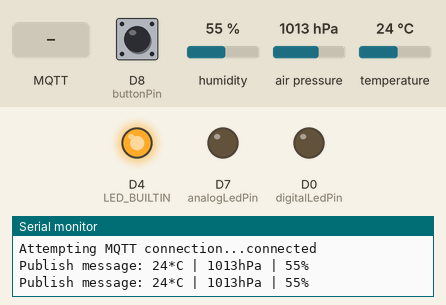
Recording of a sketch running on a simulated ESP8266 (NodeMCU). Shown: output pins drawn as LEDs (lit = HIGH, except the on-board LED, lit = LOW), the last lines printed to the serial monitor. The test bench sets the inputs (shaded band); at power-on: humidity 55 %, temperature 24 °C, D8 (buttonPin) LOW, air pressure 1013 hPa. WiFi joins after 1.5 s; servers stay silent unless stated; random numbers use the default seed unless the sketch sets one; no MQTT or app messages arrive unless stated.

Above: at 2.7 s.
2.8 s: MQTT message "true" arrives on the first subscribed topic
At 4.5 s:
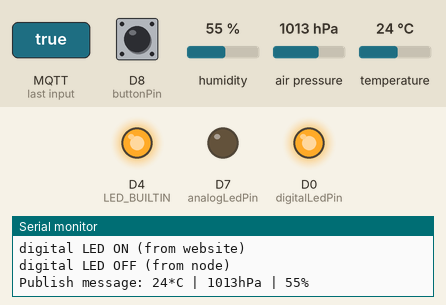
5.0 s: MQTT message "1" arrives on the second subscribed topic
At 6.1 s:
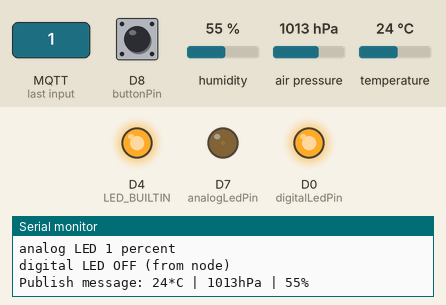
7.0 s: MQTT message "topic/digitalLed" arrives on the first subscribed topic
At 8.7 s:
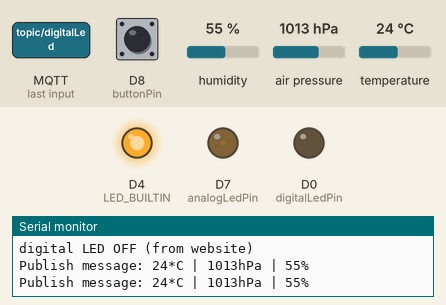
9.0 s: MQTT message "true" arrives on the third subscribed topic
At 10.5 s:
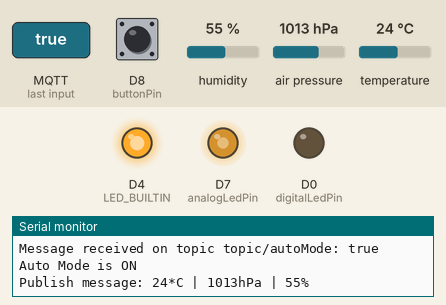
11.0 s: humidity set to 68 %
At 12.1 s:
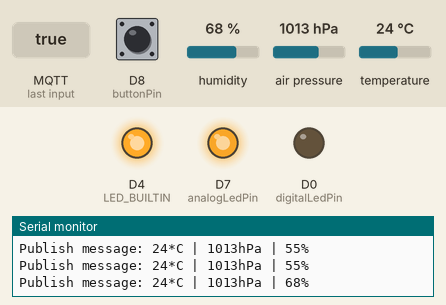
13.0 s: temperature set to 29.3 °C
14.7 s: temperature set to 30.7 °C
At 16.5 s:
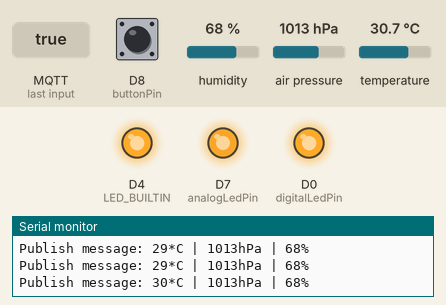
Timing chart, 0 to 18.0 s (numbered marks = the images above; inputs shaded):
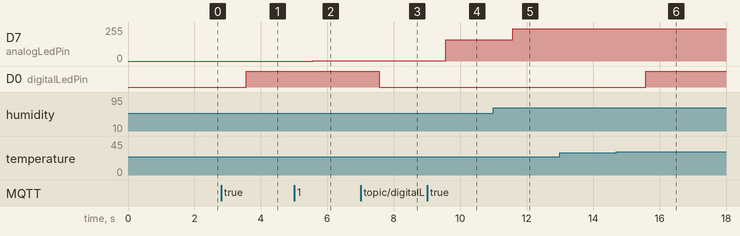

The sketch:

modul5_esp8266.ino
```cpp
//=========LIBRARIES==============================
//========ESP8266 and MQTT Library================
#include <ESP8266WiFi.h>
#include <PubSubClient.h>
//==========Sensor Library=======================
#include <Wire.h>
#include <SPI.h>
#include <Adafruit_Sensor.h>
#include <Adafruit_BME280.h>
//=========VARIABLES=========================
//==========MQTT variables=====================
// Update these with values suitable for your network.
const char* ssid = "Andromax-M3Z-E016";
const char* password = "30807993";
const char* mqtt_server = "192.168.0.101";

WiFiClient espClient;
PubSubClient client(espClient);

long lastMsg = 0;
String msg, msgtopic;
char msg1[50];
char msg2[50];
char msg3[50];
int temperature, pressure, humidity;
//============Sensor variables===============
#define BME_SCK 13
#define BME_MISO 12
#define BME_MOSI 11
#define BME_CS 10

#define SEALEVELPRESSURE_HPA (1013.25)

Adafruit_BME280 bme; // I2C
//============Pin variables=============
const int digitalLedPin = D0;
const int buttonPin = D8;
const int analogLedPin = 13;
//===========Another variables===========
bool digitalLed_ = 0;
int analogLed_;
bool isAuto;
int digitalLedThreshold = 30, minAnalogLedThreshold = 30, maxAnalogLedThreshold = 70;
//=========FUNCTION===================
//========MQTT Function===============
void setup_wifi() {
  // We start by connecting to a WiFi network
  Serial.println();
  Serial.print("Connecting to ");
  Serial.println(ssid);

  WiFi.begin(ssid, password);

  // Waiting until connected
  while (WiFi.status() != WL_CONNECTED) {
    delay(500);
    Serial.print(".");
  }
  randomSeed(micros());

  Serial.println("");
  Serial.println("WiFi connected");
  Serial.println("IP address: ");
  Serial.println(WiFi.localIP());
}

void callback(char* topic, byte* payload, unsigned int length) {
  Serial.print("Message received on topic ");
  Serial.print(topic);
  Serial.print(": ");
  msgtopic = String((char*)topic);
  msg = "";
  for (int i = 0; i < length; i++) { // Concat payload char to string (msg)
    msg += (char)payload[i];
  }
  Serial.println(msg);
  if(msgtopic == "topic/digitalLed"){ // If LED button from website toggled
    if(msg == "true"){
      digitalLed_ = 1;
      Serial.println("digital LED ON (from website)");
    }
    else {
      digitalLed_ = 0;
      Serial.println("digital LED OFF (from website)");
    }
  }
  if(msgtopic == "topic/analogLed"){ // If LED slider from website changed
    Serial.println("analog LED "+msg+" percent");
    analogLed_ = msg.toInt();
  }
  if(msgtopic == "topic/autoMode"){ // If auto mode turned on
    if (msg == "true"){
      isAuto = true;
      Serial.println("Auto Mode is ON");
    }
    else{
      isAuto = false;
      Serial.println("Auto Mode is OFF");
    }
  }
  if (msgtopic == "topic/digitalLedThreshold"){ //If digital LED Threshold changed
    digitalLedThreshold = msg.toInt();
  }
  if (msgtopic == "topic/minAnalogLedThreshold"){ // If min analog LED Threshold changed
    minAnalogLedThreshold = msg.toInt();
  }
  if (msgtopic == "topic/maxAnalogLedThreshold"){ // if max LED Threshold changed
    maxAnalogLedThreshold = msg.toInt();
  }
}

void reconnect() {
  // Loop until we're reconnected
  while (!client.connected()) {
    Serial.print("Attempting MQTT connection...");

    // Create a random client ID
    String clientId = "ESP8266Client-";
    clientId += String(random(0xffff), HEX);

    // Attempt to connect
    if (client.connect(clientId.c_str())) {
      Serial.println("connected");
      client.publish("topic/temperature", "0"); // Send first confirmation message if connected
      client.publish("topic/pressure", "0");
      client.publish("topic/humidity", "0");
      client.publish("topic/button", "false");          // Manual digital input from node topic
      client.subscribe("topic/digitalLed");             // Manual digital input from website topic
      client.subscribe("topic/analogLed");              // Manual analog input from website topic
      client.subscribe("topic/autoMode");               // Auto mode topic
      client.subscribe("topic/digitalLedThreshold");    // Digital LED threshold topic
      client.subscribe("topic/minAnalogLedThreshold");  // Min analog LED threshold topic
      client.subscribe("topic/maxAnalogLedThreshold");  // Max analog LED threshold topic
    } else {
      Serial.print("failed, rc=");
      Serial.print(client.state());
      Serial.println(" try again in 5 seconds");

      // Wait 5 seconds before retrying
      delay(5000);
    }
  }
}

void setup() {
  Serial.begin(115200);
  //====MQTT Setup=====
  pinMode(LED_BUILTIN, OUTPUT);
  setup_wifi();
  client.setServer(mqtt_server, 1883);
  client.setCallback(callback);
  //=====Sensor Setup======
  unsigned status;
  // default settings
  // (you can also pass in a Wire library object like &Wire2)
  status = bme.begin();
  if (!status) {
    Serial.println("Could not find a valid BME280 sensor, check wiring, address, sensor ID!");
    Serial.print("SensorID was: 0x"); Serial.println(bme.sensorID(),16);
    Serial.print("        ID of 0xFF probably means a bad address, a BMP 180 or BMP 085\n");
    Serial.print("   ID of 0x56-0x58 represents a BMP 280,\n");
    Serial.print("        ID of 0x60 represents a BME 280.\n");
    Serial.print("        ID of 0x61 represents a BME 680.\n");
    while (1);
 }
 //=====Pin Setup======
 pinMode(digitalLedPin, OUTPUT);
 pinMode(buttonPin, INPUT);
 pinMode(analogLedPin, OUTPUT);
}

void loop() {

  if (!client.connected()) {
    reconnect();
  }
  client.loop();

  long now = millis();
  if (now - lastMsg > 1000) { // Get sensor value every 1 secs
    lastMsg = now;
    temperature = bme.readTemperature();
    pressure = bme.readPressure() / 100.0F;
    humidity = bme.readHumidity();
    if (isAuto){                                // If auto mode turned on
      if (temperature >= digitalLedThreshold)   // if temperature >= threshold
        digitalWrite(digitalLedPin, HIGH);      // Turn on digital LED
      else                                      // Else (if temperature < threshold)
        digitalWrite(digitalLedPin, LOW);       // Turn off digital LED
      analogWrite(analogLedPin, map(humidity, minAnalogLedThreshold, maxAnalogLedThreshold, 0, 1023)); // Change analog LED intensity by threshold
    }                                                                                                  // (min threshold = 0, max = 1023_
    else{                                                   // If Auto Mode turned off
      if (digitalRead(buttonPin) == HIGH){                  // If button from node ON
        digitalWrite(digitalLedPin, HIGH);                  // Turn on digital LED
        client.publish("topic/button", "true");             // Publish button status (ON)
        Serial.println("digital LED ON (from node)");
      }
      else if (digitalLed_){                                // If button from website ON
        digitalWrite(digitalLedPin, HIGH);                  // Turn on digital LED,
        client.publish("topic/button", "false");            // Publish button status (OFF)
        Serial.println("digital LED OFF (from node)");
      }
      else                                                  // Else (if button from website and Node OFF)
        digitalWrite(digitalLedPin, LOW);                   // Tturn off digital LED
      analogWrite(analogLedPin, map(analogLed_, 0, 100, 0, 1023));  // Change analog LED intensity by slider
    }                                                               // (slider 0 = 0, 100 = 1023)
    snprintf (msg1, 50, "%d", temperature);
    snprintf (msg2, 50, "%d", pressure);
    snprintf (msg3, 50, "%d", humidity);
    Serial.print("Publish message: ");
    Serial.print(msg1);
    Serial.print("*C | ");
    Serial.print(msg2);
    Serial.print("hPa | ");
    Serial.print(msg3);
    Serial.println("%");
    client.publish("topic/temperature", msg1);          // Publsih temperature value
    client.publish("topic/pressure", msg2);             // Publish pressure value
    client.publish("topic/humidity", msg3);             // Publish humidity value
  }
}
```

Measured:
- the behaviour switches between 29.9 and 30 °C on temperature (found by bisection; images 5 and 6)
- after the input at 2.8 s, D0 (digitalLedPin): LOW → HIGH after 0.76 s
- after the input at 5.0 s, D7 (analogLedPin): 0/255 → 2/255 after 0.57 s
- after the input at 7.0 s, D0 (digitalLedPin): HIGH → LOW after 0.57 s
- after the input at 9.0 s, D7 (analogLedPin): 2/255 → 159/255 after 0.57 s
- after the input at 11.0 s, D7 (analogLedPin): 159/255 → 242/255 after 0.57 s
- after the input at 14.7 s, D0 (digitalLedPin): LOW → HIGH after 0.88 s
